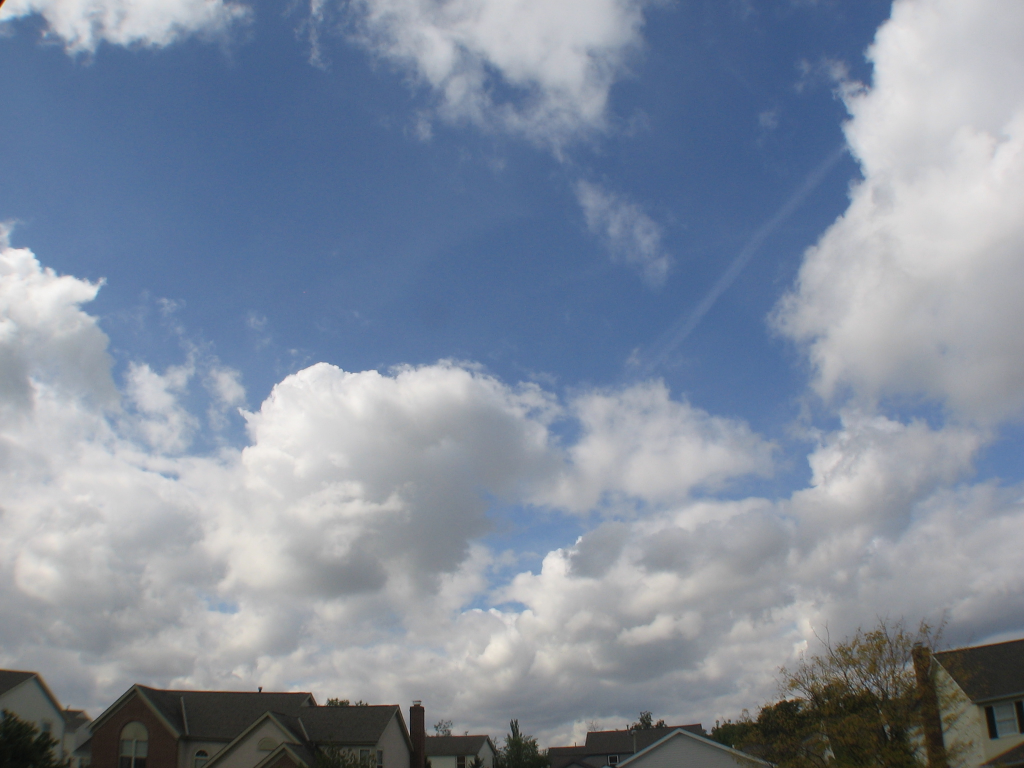
#> input picture 2013-10-01-16-17-12.jpg, 2048 x 1536 px (shown at 1/2 size)
$ python hist4.py
#> lines starting #> are read from the running program, lines starting #| are printed output that depends on the picture
#> further down, skyimg is the input picture: PIL image 2048x1536 RGB; mean R, G, B 129, 140.4, 157.3
#!/usr/bin/env python
#coding:utf-8

# Introduce matplotlib to create histogram
# Show weird syntax of subplot, plotting lines with plot,
# filling area under line with fill_between
#
# Also show saving an image not to a disk file but to
# a memory file using cStringIO which creates a file-like
# object that is a string (which can contain all bytes)

from PIL import Image, ImageOps
import matplotlib.pyplot as plt
import itertools
import cStringIO


def is_RGB(image):
    return image.mode == "RGB"

def get_histogram(image):
    # Histogram will only work on RGB type
    if not is_RGB(image):
        raise Exception("Not RGB mode")

    hg = image.histogram()
#> hg = 768 values, max 62496 at index 660, min 0 at index 0, mean 12288
    # Returns a 768 member array with counts of R, G, B values
    rhg = hg[0:256]
#> rhg = 256 values, max 48917 at index 79, min 0 at index 0, mean 12288
    ghg = hg[256:512]
#> ghg = 256 values, max 50622 at index 108, min 0 at index 1, mean 12288
    bhg = hg[512:]
#> bhg = 256 values, max 62496 at index 148, min 0 at index 247, mean 12288
    return rhg, ghg, bhg


def get_RGB_split_inverted(image):
    if not is_RGB(image):
        raise Exception("Not RGB mode")

    image_r, image_g, image_b = image.split()
    image_rn = ImageOps.invert(image_r)
    image_gn = ImageOps.invert(image_g)
    image_bn = ImageOps.invert(image_b)

    return image_rn, image_gn, image_bn


def get_histogram_graph_image(image):
    rhg, ghg, bhg = get_histogram(image)

    # Get x values
    xpoints = range(len(bhg))
    ymax = max(itertools.chain(rhg, ghg, bhg))
#> ymax = 62496

    plt.figure(1, figsize=[3,9], frameon=False)

    plt.subplot(311)
    plt.plot(xpoints, rhg, 'k', linewidth=2)
    plt.plot(xpoints, ghg, 'g', linewidth=2)
    plt.plot(xpoints, bhg, 'b', linewidth=2)
    plt.fill_between(xpoints, rhg, color='r')
    plt.axis([0, 255, 0, int(ymax*1.05)])
    plt.gca().xaxis.set_major_locator(plt.NullLocator())
    plt.gca().yaxis.set_major_locator(plt.NullLocator())
    plt.gca().spines['right'].set_color('none')
    plt.gca().spines['left'].set_color('none')
    plt.gca().spines['top'].set_color('none')

    plt.subplot(312)
    plt.plot(xpoints, rhg, 'r', linewidth=2)
    plt.plot(xpoints, ghg, 'k', linewidth=2)
    plt.plot(xpoints, bhg, 'b', linewidth=2)
    plt.fill_between(xpoints, ghg, color='g')
    plt.axis([0, 255, 0, int(ymax*1.05)])
    plt.gca().xaxis.set_major_locator(plt.NullLocator())
    plt.gca().yaxis.set_major_locator(plt.NullLocator())
    plt.gca().spines['right'].set_color('none')
    plt.gca().spines['left'].set_color('none')
    plt.gca().spines['top'].set_color('none')

    plt.subplot(313)
    plt.plot(xpoints, rhg, 'r', linewidth=2)
    plt.plot(xpoints, ghg, 'g', linewidth=2)
    plt.plot(xpoints, bhg, 'k', linewidth=2)
    plt.fill_between(xpoints, bhg, color='b')
    plt.axis([0, 255, 0, ymax])
    plt.gca().xaxis.set_major_locator(plt.NullLocator())
    plt.gca().yaxis.set_major_locator(plt.NullLocator())
    plt.gca().spines['right'].set_color('none')
    plt.gca().spines['left'].set_color('none')
    plt.gca().spines['top'].set_color('none')

    plt.tight_layout()

    ram = cStringIO.StringIO()
    plt.savefig(ram, format='png', dpi=120)
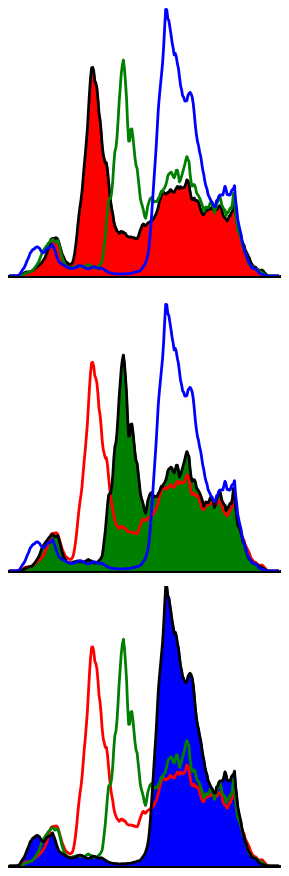
#> figure drawn by matplotlib, 3 panels
    plt.close()

    ram.seek(0)
    return Image.open(ram)
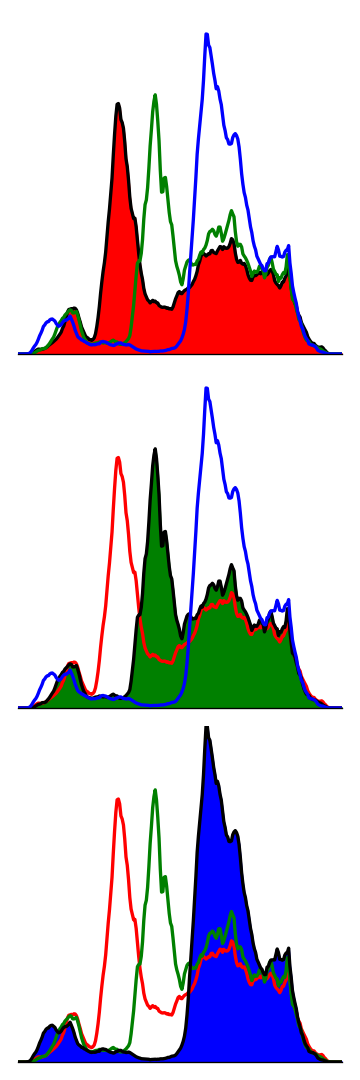
#> returned value: PIL image 360x1080 RGBA; mean R, G, B, A 216.6, 209.3, 217.7, 214.9; transparent parts drawn white


def compose_histogram(image):
    # Will create a 1080p picture composed of 4:3 original and R, G, B breakouts inverted
    if not is_RGB(image):
        raise Exception("Not RGB mode")

    # Create a new image of 1080p size
    combimg = Image.new("RGB", (1920, 1080))

    # Resize the main image and paste into right size
    combimg.paste(image.resize((1440, 1080)), (480, 0))

    # Get the rgb components, resize to 480x360 and stack on left
    skyimg_r, skyimg_g, skyimg_b = get_RGB_split_inverted(image)
    combimg.paste(skyimg_r.resize((480, 360)), (0, 0))
    combimg.paste(skyimg_g.resize((480, 360)), (0, 360))
    combimg.paste(skyimg_b.resize((480, 360)), (0, 720))

    return combimg


if __name__ == '__main__':
    # Open the image
    skyimg = Image.open("2013-10-01-16-17-12.jpg")

    histimg = get_histogram_graph_image(skyimg)

    histimg.show()

    histimg.save('hist.png')
